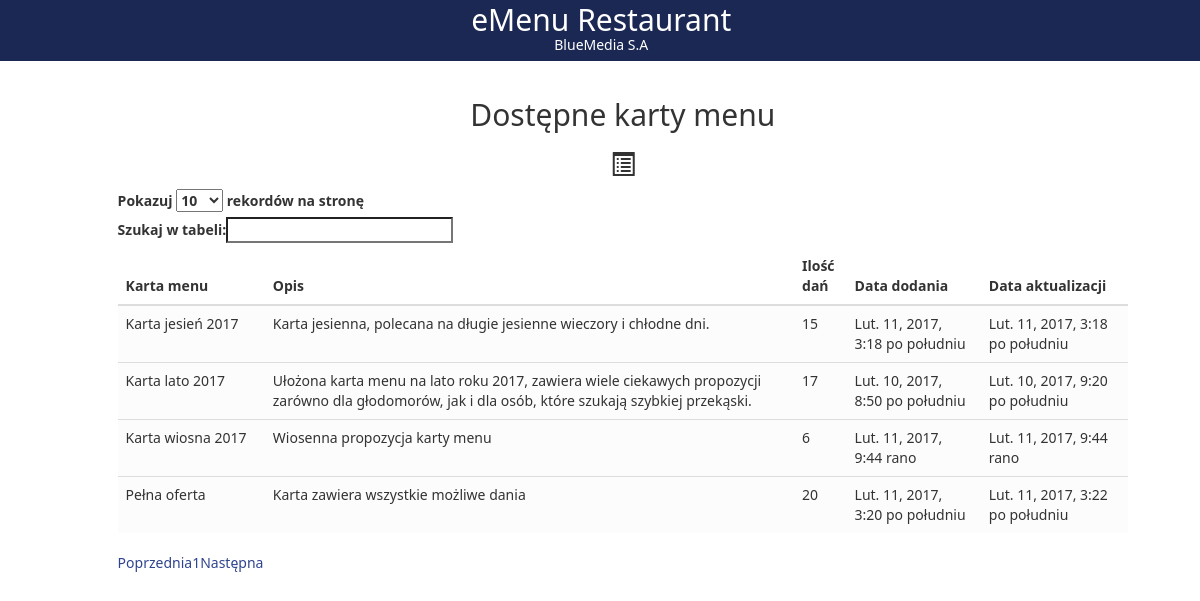
The page / on the database its author committed.
### restaurant/models.py (models this page shows, shortened)
class Card(models.Model):
    name                = models.CharField(max_length=200, unique=True, db_index=True)
    description         = models.TextField(blank=True)
    created             = models.DateTimeField(auto_now_add=True)
    updated             = models.DateTimeField(auto_now=True)
    class Meta:
        ordering = ('name', )
        verbose_name = 'karta menu'
        verbose_name_plural = 'karty menu'
    def get_dishes_card(self):
        dishes = CardItems.objects.select_related().filter(card = self.id)
        return dishes

### restaurant/views.py (the view)
# urls.py: url(r'^$', CardList.as_view(), name='card'),
class CardList(APIView):
    renderer_classes = [TemplateHTMLRenderer]
    template_name = 'restaurant/cards.html'
    def get(self, request):
        queryset = Card.objects.all()
        return Response({'cards': queryset})

### restaurant/templates/restaurant/cards.html
{% extends 'base.html' %}
{% load staticfiles %}
{% block MAIN_BODY %}
    <center>
        <h2>Dostępne karty menu</h2>
        <h3><span class="glyphicon glyphicon-list-alt"></span></h3>
    </center>
   <table class="table table-responsive" id="table_sort">
        <thead>
            <th style="width:15%;">Karta menu</th>
            <th>Opis</th>
            <th>Ilość dań</th>
            <th>Data dodania</th>
            <th>Data aktualizacji</th>
        </thead>
        <tbody>
            {% for c in cards %}
                <tr style="cursor: pointer; height: 5%;" type="button"
                                data-href="{% url 'restaurant:card_detail' c.id %}"
                                class="btn-default clickable_row" id="btn_{{ c.id }}">
                    <td>{{ c.name }}</td>
                    <td>{{ c.description }}</td>
                    <td>{{ c.get_dishes_card.count }}</td>
                    <td>{{ c.created }}</td>
                    <td>{{ c.updated }}</td>
                </tr>
            {% endfor %}
        </tbody>
   </table>
{% endblock %}

### static/custom/style.css (style rules this page uses)
* { -webkit-box-sizing: border-box; -moz-box-sizing: border-box; box-sizing: border-box; font-family:"Helvetica lucida grande", "Segoe UI", tahoma, arial, "sans-serif"; }
html, body, #container { height: 100%; }
h3 { font-weight: 100; }
.clickable_row { background-color: #fcfcfd; }

### rows shown on the page
Card: name "Karta jesień 2017", description "Karta jesienna, polecana na długie jesienne wieczory i chłodne dni.", get_dishes_card.count "15", created "Lut. 11, 2017, 3:18 po południu", updated "Lut. 11, 2017, 3:18 po południu"
Card: name "Karta lato 2017", description "Ułożona karta menu na lato roku 2017, zawiera wiele ciekawych propozycji zarówno dla głodomorów, jak i dla osób, które szukają szybkiej przekąski.", get_dishes_card.count "17", created "Lut. 10, 2017, 8:50 po południu", updated "Lut. 10, 2017, 9:20 po południu"
Card: name "Karta wiosna 2017", description "Wiosenna propozycja karty menu", get_dishes_card.count "6", created "Lut. 11, 2017, 9:44 rano", updated "Lut. 11, 2017, 9:44 rano"
Card: name "Pełna oferta", description "Karta zawiera wszystkie możliwe dania", get_dishes_card.count "20", created "Lut. 11, 2017, 3:20 po południu", updated "Lut. 11, 2017, 3:22 po południu"
